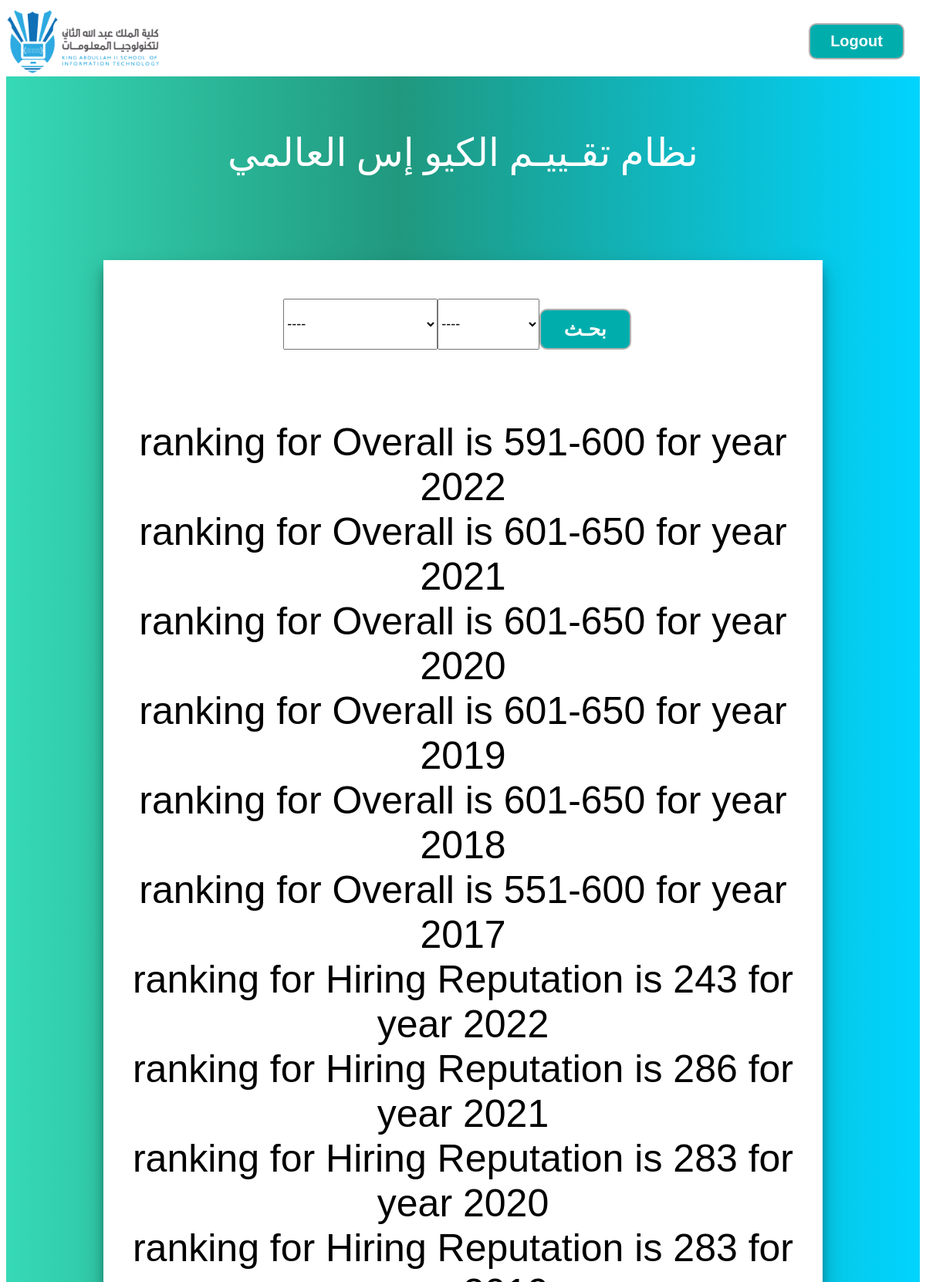
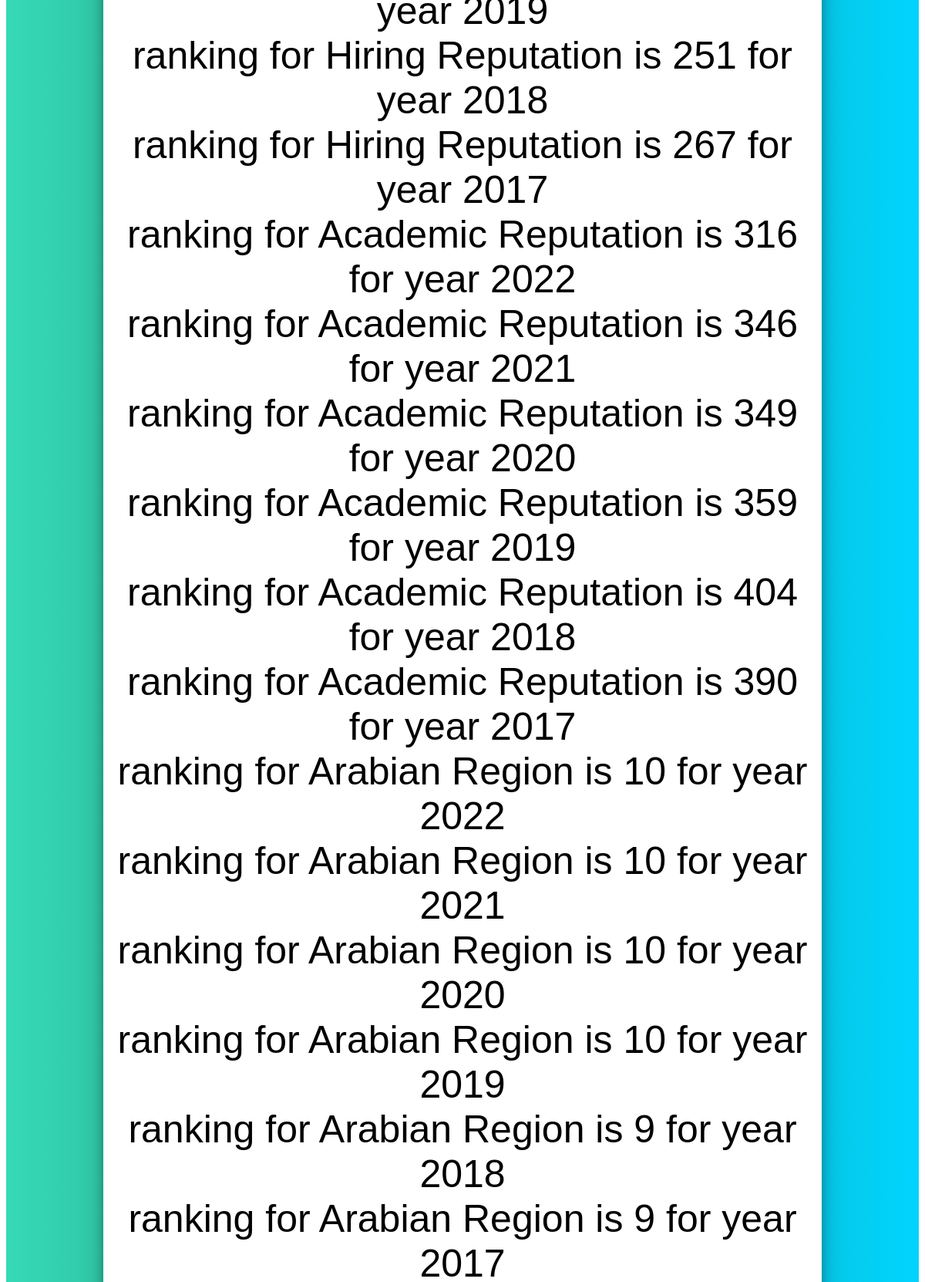
The page /qs/ (upper part) on the database its author committed (2 pictures, top to bottom).
### base/models.py (models this page shows, shortened)
class QS(models.Model):
    subject = models.CharField(max_length=200, null=True)
    year = models.CharField(max_length=200, null=True)
    ranking = models.CharField(max_length=200 , null=True)

### base/views.py (the view)
# urls.py: path('qs/', views.qs, name = "qs"),
def qs(request):
    q1 = request.GET.get( 'system' ) if request.GET.get( 'system' ) != None else ''
    q2 = request.GET.get( 'year' ) if request.GET.get( 'year' ) != None else ''
    subject_query = Q( subject__icontains = q1 )
    year_query = Q( year__icontains = q2 )
    query = subject_query & year_query
    rankings = QS.objects.filter( query )
    context = {
        'rankings' : rankings,
    }
    return render(request, 'base/qs.html', context)

### base/templates/base/qs.html (shortened to what this page needs)
{% extends 'main.html' %}
{% load static %}
{% block content %}
<link rel="stylesheet" href="{% static '/rankings.css' %}">
<header class="header">
    <img style="width: 210px" src="{% static 'logo-words.png' %}" alt="">
    <div class="logout-div">
        <a href="{% url 'logout' %}" class="logout-button">Logout</a>
    </div>
</header>
<div class="page-body">
    <div class="center-text" style="color: rgb(255, 255, 255); margin-bottom: 10px; margin-top: 60px;">
        <center>
            نظام تقـييـم الكيو إس العالمي
        </center>
    </div>
    <div class="form-query" style="margin-bottom: 70px;" >
        <form action="{% url 'qs' %}" method="GET" class="form-container">
            <div class="search-div">
                <select name="system" id="" class="system" >
                    <option value="">----</option>
                </select>
                <select name="year" id="" class="system" name="q2">
                    <option value="">----</option>
                </select>
                <span>
                    <button class="select-button" type="submit">بحـث</button>
                </span>
            </div>
            <br><br><br><br>
            <div class="center-text">
                {% for ranking in rankings %}
                <span>
                    ranking for {{ ranking.subject }} is {{ ranking.ranking }} for year {{ ranking.year }}
                </span>
                <br>
                {% endfor %}
            </div>
        </form>
    </div>
</div>
{% endblock content %}

### static/index.css (style rules this page uses)
.logout-div { display: flex; justify-content: right; align-items: center; margin-right: 20px; }
.logout-button { font-size: 20px; text-decoration: none; font-family: 'Franklin Gothic Medium', 'Arial Narrow', Arial, sans-serif; width: 100px; text-align: center; cursor: pointer; border: 2px rgb(179, 176, 176) solid; padding: 10px; border-radius: 10px; background-color: rgb(0, 173, 173); color: #fff; font-weight: bold; transition: 0.2s; }
.header { display: flex; justify-content: space-between; }
.center-text { font-size: 50px; margin-top: 2%; margin-bottom: 3%; }
.form-query { display: flex; justify-content: center; margin-bottom: 200px; text-align: center; }
.system { font-size: 18px; width: 200px; }
.select-button { margin-top: 10%; font-size: 25px; text-decoration: none; font-family: 'Franklin Gothic Medium', 'Arial Narrow', Arial, sans-serif; text-align: center; cursor: pointer; border: 2px rgb(179, 176, 176) solid; padding: 10px; padding-left: 30px; padding-right: 30px; border-radius: 10px; background-color: rgb(0, 173, 173); color: #fff; font-weight: bold; transition: 0.2s; margin-right: 15px; }

### static/login_form.css (style rules this page uses)
img { width: 100%; }

### static/rankings.css (style rules this page uses)
.page-body { background: rgb(54,217,182); background: linear-gradient(90deg, rgba(54,217,182,1) 0%, rgba(32,152,126,1) 43%, rgba(0,212,255,1) 100%); padding: 10px; }
h1,h2,h3,h4,h5,p,span,strike { font-family: 'Montsettay', sans-serif; }
.form-container { padding-top: 50px; padding-bottom: 50px; width: 80%; margin: 0 auto; box-shadow: 0 14px 28px rgba(0,0,0,0.25), 0 10px 10px rgba(0,0,0,0.22); background-color: #fff; margin-top: 100px; margin-bottom: 100px; justify-content: space-around; align-items: flex-start; }
.search-div { display: flex; justify-content: space-between; padding-left: 25%; padding-right: 25%; }

### rows shown on the page
QS: subject "Overall", ranking "591-600", year "2022"
QS: subject "Overall", ranking "601-650", year "2021"
QS: subject "Overall", ranking "601-650", year "2020"
QS: subject "Overall", ranking "601-650", year "2019"
QS: subject "Overall", ranking "601-650", year "2018"
QS: subject "Overall", ranking "551-600", year "2017"
QS: subject "Hiring Reputation", ranking "243", year "2022"
QS: subject "Hiring Reputation", ranking "286", year "2021"
QS: subject "Hiring Reputation", ranking "283", year "2020"
QS: subject "Hiring Reputation", ranking "283", year "2019"
QS: subject "Hiring Reputation", ranking "251", year "2018"
QS: subject "Hiring Reputation", ranking "267", year "2017"
QS: subject "Academic Reputation", ranking "316", year "2022"
QS: subject "Academic Reputation", ranking "346", year "2021"
QS: subject "Academic Reputation", ranking "349", year "2020"
QS: subject "Academic Reputation", ranking "359", year "2019"
QS: subject "Academic Reputation", ranking "404", year "2018"
QS: subject "Academic Reputation", ranking "390", year "2017"
QS: subject "Arabian Region", ranking "10", year "2022"
QS: subject "Arabian Region", ranking "10", year "2021"
QS: subject "Arabian Region", ranking "10", year "2020"
QS: subject "Arabian Region", ranking "10", year "2019"
QS: subject "Arabian Region", ranking "9", year "2018"
QS: subject "Arabian Region", ranking "9"
